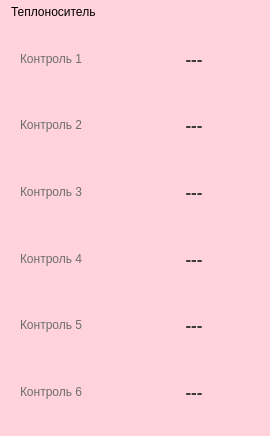
<?xml version="1.0" encoding="UTF-8"?>
<ui version="4.0">
 <class>Form_temper</class>
 <widget class="QWidget" name="Form_temper">
  <property name="geometry">
   <rect>
    <x>0</x>
    <y>0</y>
    <width>270</width>
    <height>436</height>
   </rect>
  </property>
  <property name="sizePolicy">
   <sizepolicy hsizetype="Maximum" vsizetype="Preferred">
    <horstretch>0</horstretch>
    <verstretch>0</verstretch>
   </sizepolicy>
  </property>
  <property name="minimumSize">
   <size>
    <width>270</width>
    <height>0</height>
   </size>
  </property>
  <property name="maximumSize">
   <size>
    <width>270</width>
    <height>16777215</height>
   </size>
  </property>
  <property name="sizeIncrement">
   <size>
    <width>270</width>
    <height>0</height>
   </size>
  </property>
  <property name="baseSize">
   <size>
    <width>270</width>
    <height>0</height>
   </size>
  </property>
  <property name="windowTitle">
   <string>Form</string>
  </property>
  <property name="styleSheet">
   <string notr="true">background-color: rgb(255, 210, 220);</string>
  </property>
  <layout class="QGridLayout" name="gridLayout">
   <property name="topMargin">
    <number>5</number>
   </property>
   <property name="bottomMargin">
    <number>5</number>
   </property>
   <property name="verticalSpacing">
    <number>0</number>
   </property>
   <item row="0" column="0">
    <widget class="QLabel" name="label_title">
     <property name="sizePolicy">
      <sizepolicy hsizetype="Preferred" vsizetype="Fixed">
       <horstretch>0</horstretch>
       <verstretch>0</verstretch>
      </sizepolicy>
     </property>
     <property name="font">
      <font>
       <pointsize>9</pointsize>
       <italic>false</italic>
       <bold>false</bold>
      </font>
     </property>
     <property name="text">
      <string>Теплоноситель</string>
     </property>
     <property name="scaledContents">
      <bool>false</bool>
     </property>
    </widget>
   </item>
   <item row="1" column="0">
    <widget class="QFrame" name="frame">
     <property name="mouseTracking">
      <bool>true</bool>
     </property>
     <property name="styleSheet">
      <string notr="true"/>
     </property>
     <property name="frameShape">
      <enum>QFrame::NoFrame</enum>
     </property>
     <property name="frameShadow">
      <enum>QFrame::Raised</enum>
     </property>
     <property name="lineWidth">
      <number>1</number>
     </property>
     <property name="midLineWidth">
      <number>0</number>
     </property>
     <layout class="QGridLayout" name="gridLayout_2">
      <item row="0" column="1">
       <layout class="QVBoxLayout" name="verticalLayout">
        <item>
         <layout class="QHBoxLayout" name="horizontalLayout_temper_2">
          <item>
           <widget class="QLabel" name="label_temper_2">
            <property name="font">
             <font>
              <bold>false</bold>
             </font>
            </property>
            <property name="styleSheet">
             <string notr="true">color: rgb(109, 109, 109);</string>
            </property>
            <property name="text">
             <string>Контроль 1</string>
            </property>
           </widget>
          </item>
          <item>
           <widget class="QLabel" name="Temper_1">
            <property name="font">
             <font>
              <pointsize>13</pointsize>
              <italic>false</italic>
              <bold>true</bold>
             </font>
            </property>
            <property name="styleSheet">
             <string notr="true">color: rgb(59, 59, 59);</string>
            </property>
            <property name="text">
             <string>---</string>
            </property>
            <property name="alignment">
             <set>Qt::AlignCenter</set>
            </property>
            <property name="margin">
             <number>1</number>
            </property>
           </widget>
          </item>
         </layout>
        </item>
        <item>
         <layout class="QHBoxLayout" name="horizontalLayout_temper_1">
          <item>
           <widget class="QLabel" name="label_temper_1">
            <property name="font">
             <font>
              <bold>false</bold>
             </font>
            </property>
            <property name="styleSheet">
             <string notr="true">color: rgb(109, 109, 109);</string>
            </property>
            <property name="text">
             <string>Контроль 2</string>
            </property>
           </widget>
          </item>
          <item>
           <widget class="QLabel" name="Temper_2">
            <property name="font">
             <font>
              <pointsize>13</pointsize>
              <italic>false</italic>
              <bold>true</bold>
             </font>
            </property>
            <property name="styleSheet">
             <string notr="true">color: rgb(59, 59, 59);</string>
            </property>
            <property name="text">
             <string>---</string>
            </property>
            <property name="alignment">
             <set>Qt::AlignCenter</set>
            </property>
            <property name="margin">
             <number>1</number>
            </property>
           </widget>
          </item>
         </layout>
        </item>
        <item>
         <layout class="QHBoxLayout" name="horizontalLayout_temper_3">
          <item>
           <widget class="QLabel" name="label_temper_3">
            <property name="font">
             <font>
              <bold>false</bold>
             </font>
            </property>
            <property name="styleSheet">
             <string notr="true">color: rgb(109, 109, 109);</string>
            </property>
            <property name="text">
             <string>Контроль 3</string>
            </property>
           </widget>
          </item>
          <item>
           <widget class="QLabel" name="Temper_3">
            <property name="font">
             <font>
              <pointsize>13</pointsize>
              <italic>false</italic>
              <bold>true</bold>
             </font>
            </property>
            <property name="styleSheet">
             <string notr="true">color: rgb(59, 59, 59);</string>
            </property>
            <property name="text">
             <string>---</string>
            </property>
            <property name="alignment">
             <set>Qt::AlignCenter</set>
            </property>
            <property name="margin">
             <number>1</number>
            </property>
           </widget>
          </item>
         </layout>
        </item>
        <item>
         <layout class="QHBoxLayout" name="horizontalLayout_temper_4">
          <item>
           <widget class="QLabel" name="label_temper_4">
            <property name="font">
             <font>
              <bold>false</bold>
             </font>
            </property>
            <property name="styleSheet">
             <string notr="true">color: rgb(109, 109, 109);</string>
            </property>
            <property name="text">
             <string>Контроль 4</string>
            </property>
           </widget>
          </item>
          <item>
           <widget class="QLabel" name="Temper_4">
            <property name="font">
             <font>
              <pointsize>13</pointsize>
              <italic>false</italic>
              <bold>true</bold>
             </font>
            </property>
            <property name="styleSheet">
             <string notr="true">color: rgb(59, 59, 59);</string>
            </property>
            <property name="text">
             <string>---</string>
            </property>
            <property name="alignment">
             <set>Qt::AlignCenter</set>
            </property>
            <property name="margin">
             <number>1</number>
            </property>
           </widget>
          </item>
         </layout>
        </item>
        <item>
         <layout class="QHBoxLayout" name="horizontalLayout_temper_5">
          <item>
           <widget class="QLabel" name="label_temper_5">
            <property name="font">
             <font>
              <bold>false</bold>
             </font>
            </property>
            <property name="styleSheet">
             <string notr="true">color: rgb(109, 109, 109);</string>
            </property>
            <property name="text">
             <string>Контроль 5</string>
            </property>
           </widget>
          </item>
          <item>
           <widget class="QLabel" name="Temper_5">
            <property name="font">
             <font>
              <pointsize>13</pointsize>
              <italic>false</italic>
              <bold>true</bold>
             </font>
            </property>
            <property name="styleSheet">
             <string notr="true">color: rgb(59, 59, 59);</string>
            </property>
            <property name="text">
             <string>---</string>
            </property>
            <property name="alignment">
             <set>Qt::AlignCenter</set>
            </property>
            <property name="margin">
             <number>1</number>
            </property>
           </widget>
          </item>
         </layout>
        </item>
        <item>
         <layout class="QHBoxLayout" name="horizontalLayout_temper_6">
          <item>
           <widget class="QLabel" name="label_temper_6">
            <property name="font">
             <font>
              <bold>false</bold>
             </font>
            </property>
            <property name="styleSheet">
             <string notr="true">color: rgb(109, 109, 109);</string>
            </property>
            <property name="text">
             <string>Контроль 6</string>
            </property>
           </widget>
          </item>
          <item>
           <widget class="QLabel" name="Temper_6">
            <property name="font">
             <font>
              <pointsize>13</pointsize>
              <italic>false</italic>
              <bold>true</bold>
             </font>
            </property>
            <property name="styleSheet">
             <string notr="true">color: rgb(59, 59, 59);</string>
            </property>
            <property name="text">
             <string>---</string>
            </property>
            <property name="alignment">
             <set>Qt::AlignCenter</set>
            </property>
            <property name="margin">
             <number>1</number>
            </property>
           </widget>
          </item>
         </layout>
        </item>
       </layout>
      </item>
     </layout>
    </widget>
   </item>
  </layout>
 </widget>
 <resources/>
 <connections/>
</ui>
